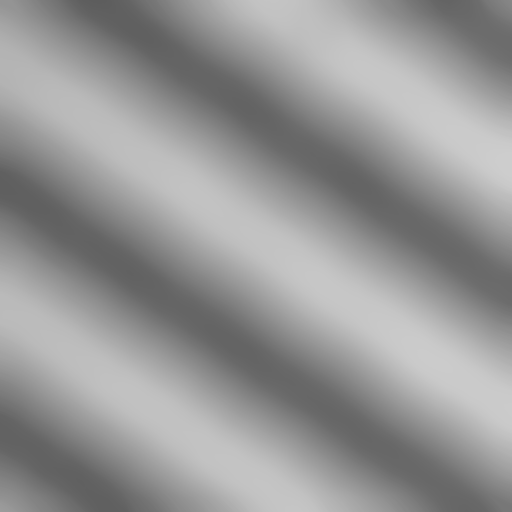
#> input picture image_class/moer/new_moer1.png, 512 x 512 px
$ python histogram.py
#> lines starting #> are read from the running program, lines starting #| are printed output that depends on the picture
import cv2
import numpy as np
from matplotlib import pyplot as plt
from skimage import io

# 直方图 histogram，均衡化 equalization，规定化 stipulate
def histogramFUN(inputimg):
#> called with inputimg = './moer/new_moer1.png'
    img_gray = cv2.imread(inputimg, cv2.IMREAD_GRAYSCALE)  # flags=0 读取为灰度图像
#> img_gray is the input picture: shape (512, 512); min 93, max 205, mean 150.3

    equ = cv2.equalizeHist(img_gray)
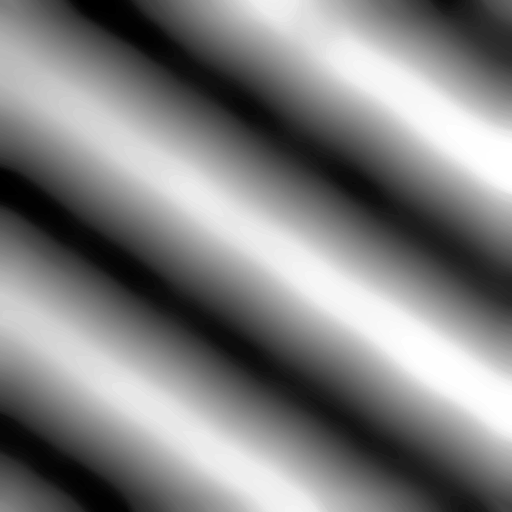
#> equ: shape (512, 512); min 0, max 255, mean 128.8

    plt.subplot(221), plt.imshow(img_gray, cmap=plt.cm.gray), plt.title('img_gray'), plt.axis('off')  # 坐标轴关闭
    plt.subplot(222), plt.imshow(equ, cmap=plt.cm.gray), plt.title('cv_equ'), plt.axis('off')  # 坐标轴关闭
    plt.subplot(223), plt.hist(img_gray.ravel(), 256), plt.title('img_gray_hist')
    plt.subplot(224), plt.hist(equ.ravel(), 256), plt.title('equ_hist')
    # plt.savefig("histogram_fun.jpg", dpi=300, bbox_inches="tight")

    plt.show()
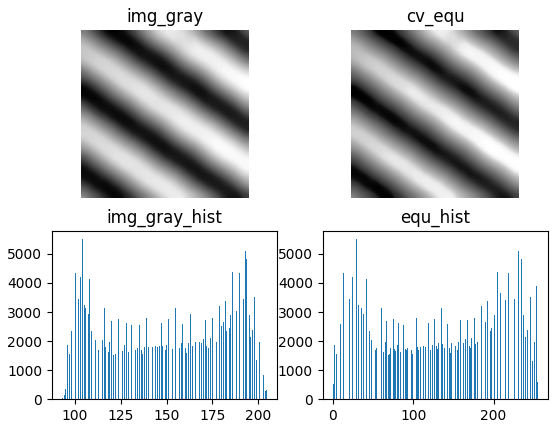
#> figure drawn by matplotlib, 4 panels; panel 3: tallest bar 5507 high, from x = 103.9 to 104.4; panel 4: tallest bar 5507 high, from x = 28.89 to 29.88
    cv2.waitKey(0)
    cv2.destroyAllWindows()

    return equ, img_gray


def math(inputimg):
    img = cv2.imread(inputimg, cv2.IMREAD_GRAYSCALE)

    hist, bins = np.histogram(img.ravel(), 256, [0, 256])

    cdf = np.cumsum(hist)

    # 构建 Numpy 掩模数组，cdf 为原数组，当数组元素为 0 时，掩盖（计算时被忽略）。
    cdf_m = np.ma.masked_equal(cdf, 0)

    # 均衡化公式
    cdf_m = (cdf_m - cdf_m.min()) * 255 / (cdf_m.max() - cdf_m.min())

    # 对被掩盖的元素赋值，这里赋值为 0
    cdf = np.ma.filled(cdf_m, 0).astype('uint8')

    img2 = cdf[img]

    hist2, bins2 = np.histogram(img2.ravel(), 256, [0, 256])
    # 直方图计算：对象数组，区间个数，区间min max
    # 返回两个数组：数组 hist 显示直方图的值，bin_edges 显示 bin 边缘。
    # bin_edges 的大小总是 1+(hist 的大小)，即 length(hist)+1。

    cdf2 = np.cumsum(hist2)  # 数组累加
    cdf_equal_normalized = cdf2 * max(hist2) / max(cdf2)

    # plt.hist(img2.ravel(), 256, [0, 256])
    # plt.plot(cdf_equal_normalized, "r")
    cv2.imwrite("equal.jpg", img2)

    plt.subplot(221), plt.imshow(img, cmap=plt.cm.gray), plt.title('gray'), plt.axis('off')  # 坐标轴关闭
    plt.subplot(222), plt.imshow(img2, cmap=plt.cm.gray), plt.title('math_equ'), plt.axis('off')  # 坐标轴关闭
    plt.subplot(223), plt.hist(img.ravel(), 256), plt.title('gray_hist')
    plt.subplot(224), plt.hist(img2.ravel(), 256), plt.title('math_hist')

    plt.savefig("histogram_math.jpg", dpi=300, bbox_inches="tight")
    plt.show()
    cv2.waitKey(0)
    cv2.destroyAllWindows()

if __name__ == "__main__":

    # file = './images/baboon.tif'
    # file = './grayline/beta05.png'
    file = './moer/new_moer1.png'
    # 对不同图像进行测试，观察均衡化的效果
    gray, equ = histogramFUN(file)
    #
    # cv2.imwrite('./histogram/equalization.png', equ)
    # cv2.imwrite('./histogram/original_gray.png', gray)
    # math(file)

$ run again, with image_class/images/Baboon.tif saved as image_class/moer/new_moer1.png
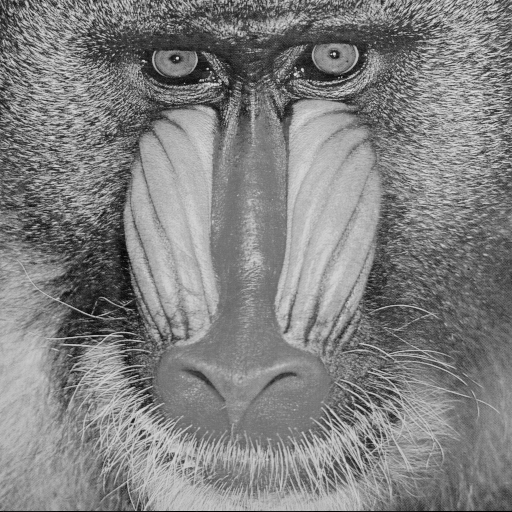
#> input picture image_class/images/Baboon.tif, 512 x 512 px
#> in histogramFUN, img_gray is the input picture: shape (512, 512); min 0, max 230, mean 129.1
#> in histogramFUN, `equ = cv2.equalizeHist(img_gray)`:
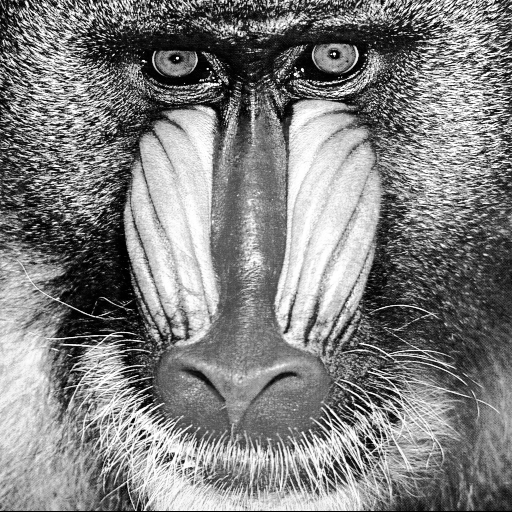
#> equ: shape (512, 512); min 0, max 255, mean 128.3
#> in histogramFUN, `plt.show()`:
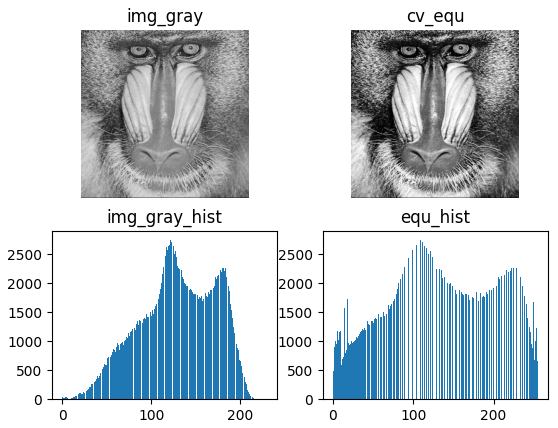
#> figure drawn by matplotlib, 4 panels; panel 3: tallest bar 2759 high, from x = 120.4 to 121.3; panel 4: tallest bar 2759 high, from x = 105.6 to 106.6

$ run again, with image_class/moer/new_moer2.png copied over image_class/moer/new_moer1.png
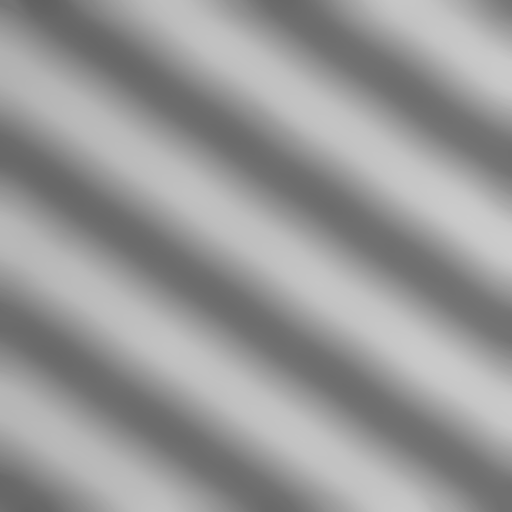
#> input picture image_class/moer/new_moer2.png, 512 x 512 px
#> in histogramFUN, img_gray is the input picture: shape (512, 512); min 96, max 203, mean 152.4
#> in histogramFUN, `equ = cv2.equalizeHist(img_gray)`:
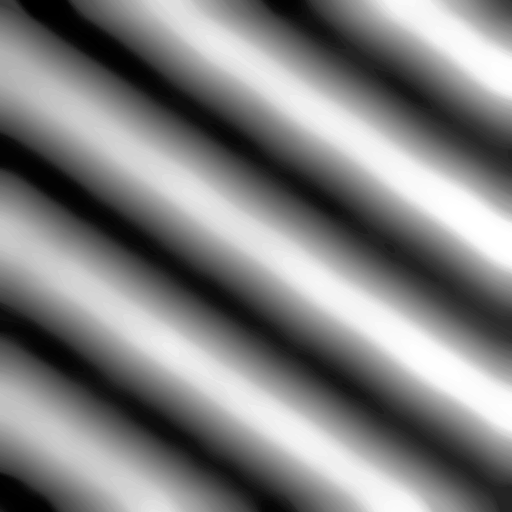
#> equ: shape (512, 512); min 0, max 255, mean 129
#> in histogramFUN, `plt.show()`:
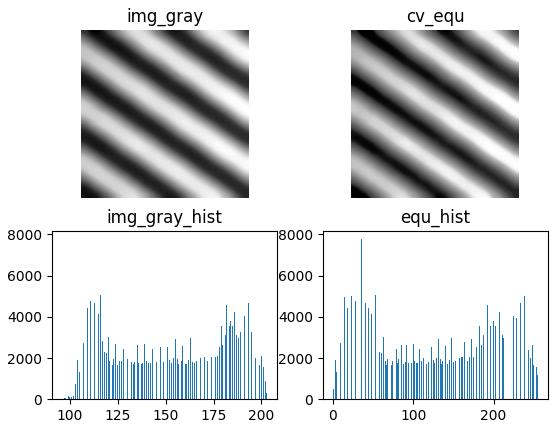
#> figure drawn by matplotlib, 4 panels; panel 3: tallest bar 7770 high, from x = 111.9 to 112.3; panel 4: tallest bar 7770 high, from x = 34.86 to 35.86
